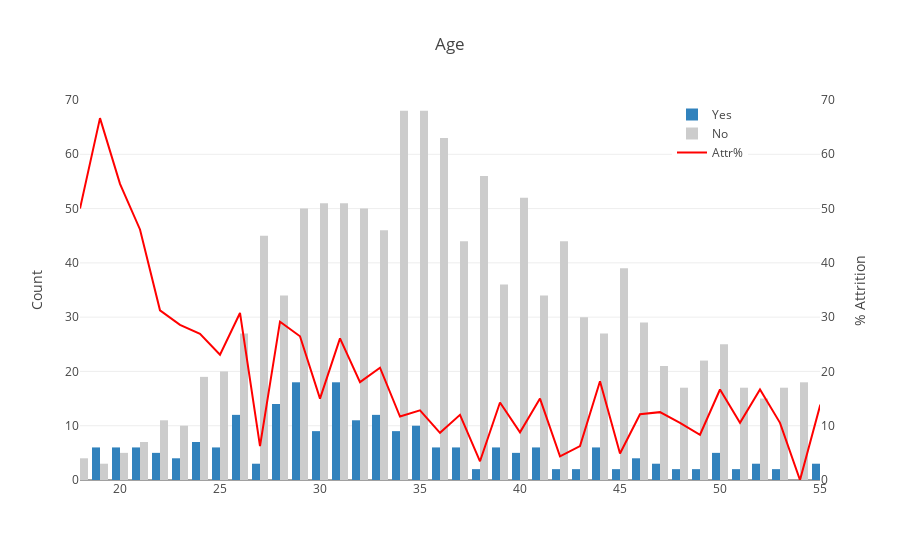

The code cell stored with this chart in its notebook:
### Code cell
# Age Distribution Plot

tmp = Attrition_by_Age
var = 'Age'

trace1 = go.Bar(
    x=tmp[var],
    y=tmp['Yes'],
    name='Yes',
    marker=dict(color='rgb(49,130,189)')
)

trace2 = go.Bar(
    x=tmp[var],
    y=tmp['No'],
    name='No',
    marker=dict(color='rgb(204,204,204)')
)

trace3 = go.Scatter(
    x=tmp[var],
    y=tmp['Attr%'],
    name='Attr%',
    yaxis = 'y2',
    marker=dict(color='red'),
)

layout = dict(
    title = str(var),
    xaxis=dict(range= [18, 55]),
    yaxis=dict(range= [-0, 70],
               title= 'Count'), 
    yaxis2=dict(range= [-0, 70],
                overlaying= 'y',
                anchor= 'x',
                side= 'right',
                zeroline=False,
                showgrid= False,
                title= '% Attrition'),
    legend=dict(x=0.8,y=1,))

data_fig = [trace1, trace2, trace3]
fig = go.Figure(data=data_fig, layout=layout)
py.iplot(fig, filename = var)

### Figure 1 — Plotly figure (JSON) as saved in the notebook; plotly's stock layout.template omitted (floating-point values rounded to 4 significant figures)
{"data": [{"marker": {"color": "rgb(49,130,189)"}, "name": "Yes", "type": "bar", "uid": "e175caff-a8b2-4d79-9332-7ebe8a99d4ac", "x": [18, 19, 20, 21, 22, 23, 24, 25, 26, 27, 28, 29, 30, 31, 32, 33, 34, 35, 36, 37, 38, 39, 40, 41, 42, 43, 44, 45, 46, 47, 48, 49, 50, 51, 52, 53, 54, 55, 56, 57, 58, 59, 60], "y": [4, 6, 6, 6, 5, 4, 7, 6, 12, 3, 14, 18, 9, 18, 11, 12, 9, 10, 6, 6, 2, 6, 5, 6, 2, 2, 6, 2, 4, 3, 2, 2, 5, 2, 3, 2, 0, 3, 3, 0, 5, 0, 0]}, {"marker": {"color": "rgb(204,204,204)"}, "name": "No", "type": "bar", "uid": "6cb52c5c-d900-4a89-afca-822b8e863c07", "x": [18, 19, 20, 21, 22, 23, 24, 25, 26, 27, 28, 29, 30, 31, 32, 33, 34, 35, 36, 37, 38, 39, 40, 41, 42, 43, 44, 45, 46, 47, 48, 49, 50, 51, 52, 53, 54, 55, 56, 57, 58, 59, 60], "y": [4, 3, 5, 7, 11, 10, 19, 20, 27, 45, 34, 50, 51, 51, 50, 46, 68, 68, 63, 44, 56, 36, 52, 34, 44, 30, 27, 39, 29, 21, 17, 22, 25, 17, 15, 17, 18, 19, 11, 4, 9, 10, 5]}, {"marker": {"color": "red"}, "name": "Attr%", "type": "scatter", "uid": "b94709b3-e26f-4a44-878f-52f5a455c46b", "x": [18, 19, 20, 21, 22, 23, 24, 25, 26, 27, 28, 29, 30, 31, 32, 33, 34, 35, 36, 37, 38, 39, 40, 41, 42, 43, 44, 45, 46, 47, 48, 49, 50, 51, 52, 53, 54, 55, 56, 57, 58, 59, 60], "y": [50, 66.67, 54.55, 46.15, 31.25, 28.57, 26.92, 23.08, 30.77, 6.25, 29.17, 26.47, 15, 26.09, 18.03, 20.69, 11.69, 12.82, 8.696, 12, 3.448, 14.29, 8.772, 15, 4.348, 6.25, 18.18, 4.878, 12.12, 12.5, 10.53, 8.333, 16.67, 10.53, 16.67, 10.53, 0, 13.64, 21.43, 0, 35.71, 0, 0], "yaxis": "y2"}], "layout": {"legend": {"x": 0.8, "y": 1}, "title": {"text": "Age"}, "xaxis": {"range": [18, 55]}, "yaxis": {"range": [0, 70], "title": {"text": "Count"}}, "yaxis2": {"anchor": "x", "overlaying": "y", "range": [0, 70], "showgrid": false, "side": "right", "title": {"text": "% Attrition"}, "zeroline": false}}}
